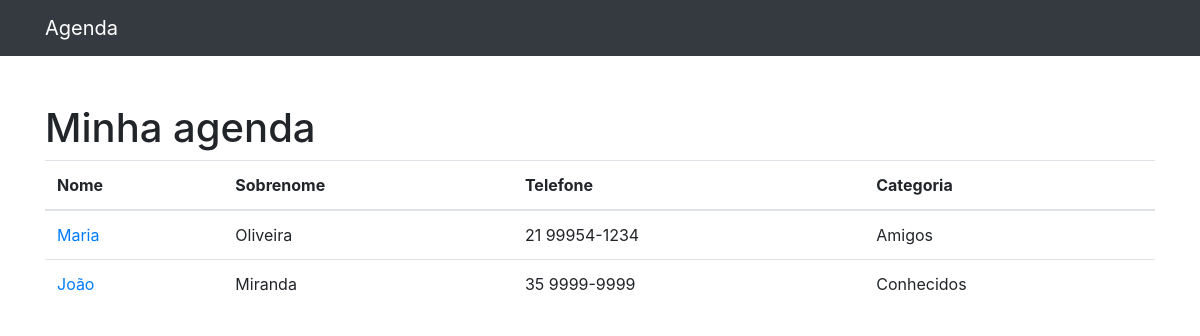
The app's page /, older data.
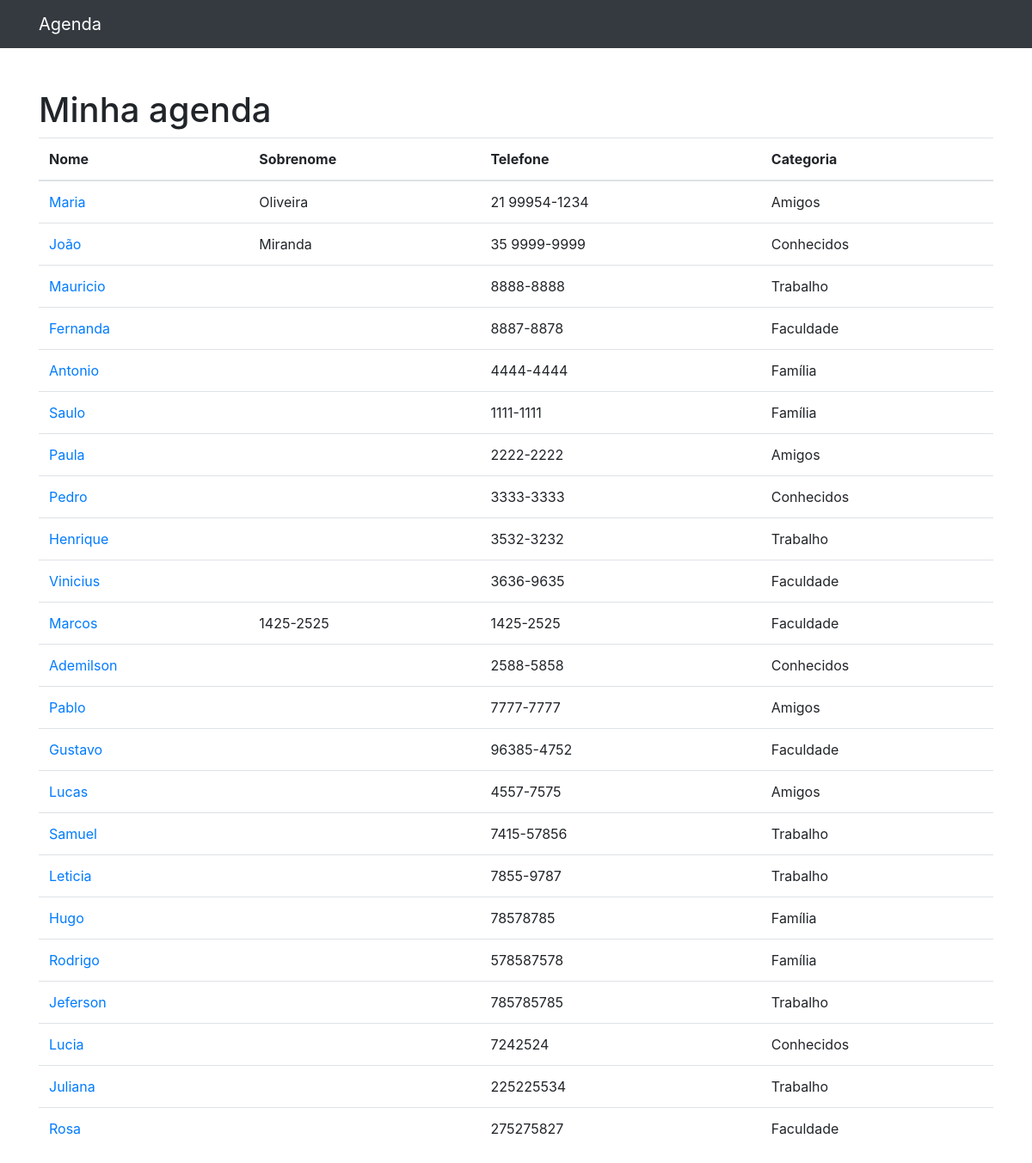
The same page, newer data.
### contatos/models.py (models this page shows, shortened)
class Contato(models.Model):
    nome = models.CharField(max_length=60)
    sobrenome = models.CharField(max_length=60, blank=True)
    telefone = models.CharField(max_length=60)
    email = models.CharField(max_length=60, blank=True)
    data_criacao = models.DateField(default=timezone.now)
    descricao = models.TextField(blank=True)
    categoria = models.ForeignKey(Categoria, on_delete=models.DO_NOTHING)

class Categoria(models.Model):
    nome = models.CharField(max_length=255)
    def __str__(self):
        return self.nome

### contatos/views.py (the view)
# urls.py: path('', views.index, name='index'),
def index(request):
    contatos = Contato.objects.all()
    return render(request, 'contatos/index.html', {
        'contatos': contatos
    }) ###  Vai adicionar a classe contatos

### contatos/templates/contatos/index.html
{% extends 'base.html' %}
{%block conteudo%}
<h1 class="mt-5">Minha agenda</h1>
<table class="table">
  <thead>
    <tr>
      <th>Nome</th>
      <th>Sobrenome</th>
      <th>Telefone</th>
      <th>Categoria</th>
    </tr>
  </thead>
  <tbody>
    {% for contato in contatos %}
      <tr>
        <td>
          <a href="{% url 'ver_contato' contato.id %} "> {{ contato.nome }} </a>
        </td>
        <td> {{ contato.sobrenome }} </td>
        <td> {{ contato.telefone }} </td>
        <td> {{ contato.categoria }} </td>
      </tr>
    {% endfor %}
  </tbody>
</table>
{%endblock%}

### templates/base.html (shortened to what this page needs)
{% load static %}
<!DOCTYPE html>
<html lang="pt">
<head>
  {% include 'parciais/_head.html' %}
</head>
<body>
{% include 'parciais/_nav.html' %}
  <div class="container">
    <div class="row">
      <div class="col-lg-12">
            {% block conteudo %}
            {% endblock %}
      </div>
    </div>
  </div>
</body>
</html>

### templates/parciais/_head.html (shortened to what this page needs)
{% load static %}
<link href="{% static 'vendor/bootstrap/css/bootstrap.min.css'%}" rel="stylesheet">

### templates/parciais/_nav.html (shortened to what this page needs)
<nav class="navbar navbar-expand-lg navbar-dark bg-dark static-top">
    <div class="container">
      <a class="navbar-brand" href="{% url 'index' %}">Agenda</a>
    </div>
  </nav>

Row changes from the older to the newer data that the page shows:
added Contato: nome "Mauricio", telefone "8888-8888", categoria "Trabalho"
added Contato: nome "Fernanda", telefone "8887-8878", categoria "Faculdade"
added Contato: nome "Antonio", telefone "4444-4444", categoria "Família"
added Contato: nome "Saulo", telefone "1111-1111", categoria "Família"
added Contato: nome "Paula", telefone "2222-2222", categoria "Amigos"
added Contato: nome "Pedro", telefone "3333-3333", categoria "Conhecidos"
added Contato: nome "Henrique", telefone "3532-3232", categoria "Trabalho"
added Contato: nome "Vinicius", telefone "3636-9635", categoria "Faculdade"
added Contato: nome "Marcos", sobrenome "1425-2525", telefone "1425-2525", categoria "Faculdade"
added Contato: nome "Ademilson", telefone "2588-5858", categoria "Conhecidos"
added Contato: nome "Pablo", telefone "7777-7777", categoria "Amigos"
added Contato: nome "Gustavo", telefone "96385-4752", categoria "Faculdade"
added Contato: nome "Lucas", telefone "4557-7575", categoria "Amigos"
added Contato: nome "Samuel", telefone "7415-57856", categoria "Trabalho"
added Contato: nome "Leticia", telefone "7855-9787", categoria "Trabalho"
added Contato: nome "Hugo", telefone "78578785", categoria "Família"
added Contato: nome "Rodrigo", telefone "578587578", categoria "Família"
added Contato: nome "Jeferson", telefone "785785785", categoria "Trabalho"
added Contato: nome "Lucia", telefone "7242524", categoria "Conhecidos"
added Contato: nome "Juliana", telefone "225225534", categoria "Trabalho"
added Contato: nome "Rosa", telefone "275275827", categoria "Faculdade"
